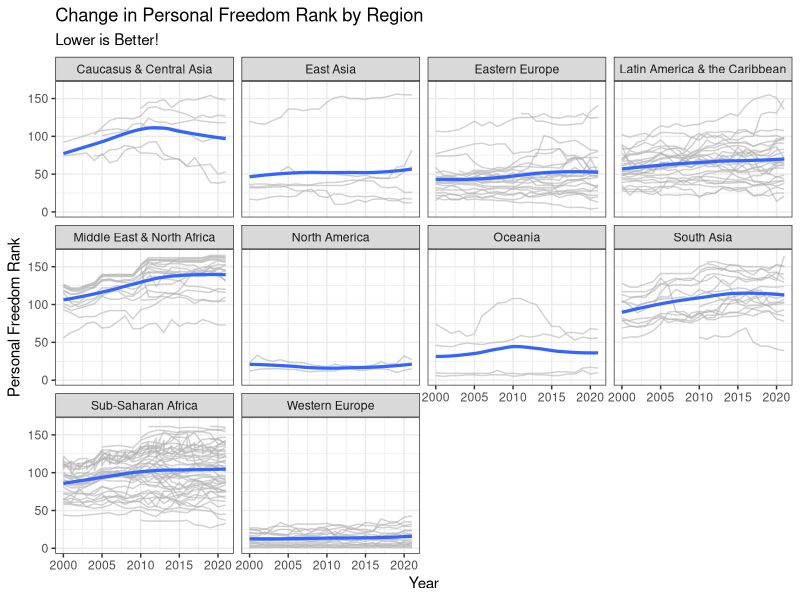
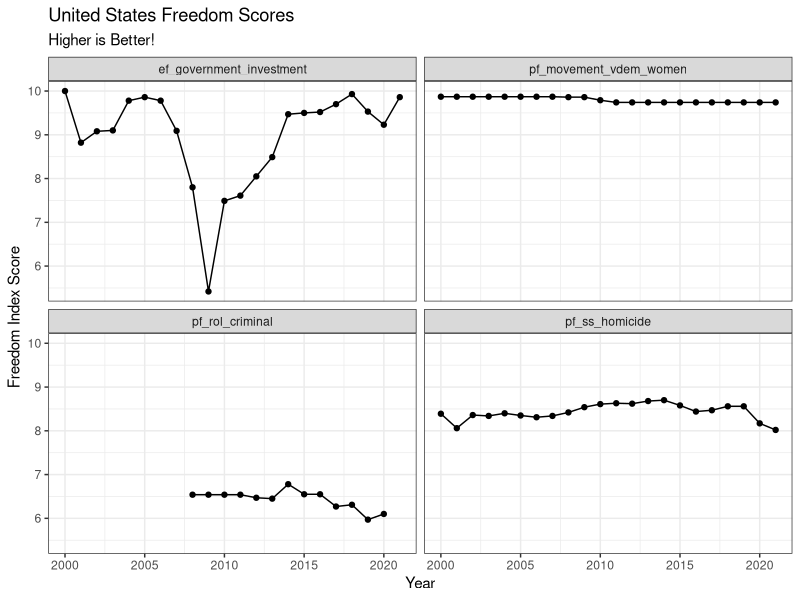
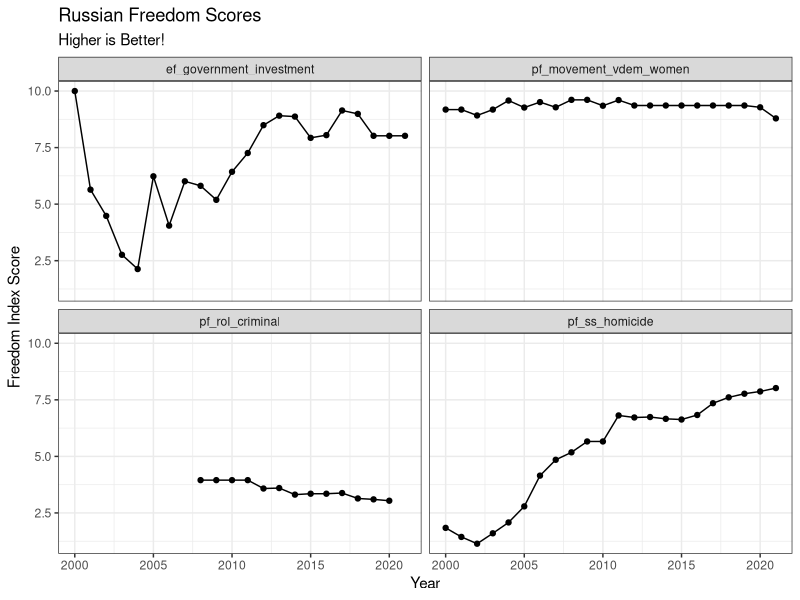
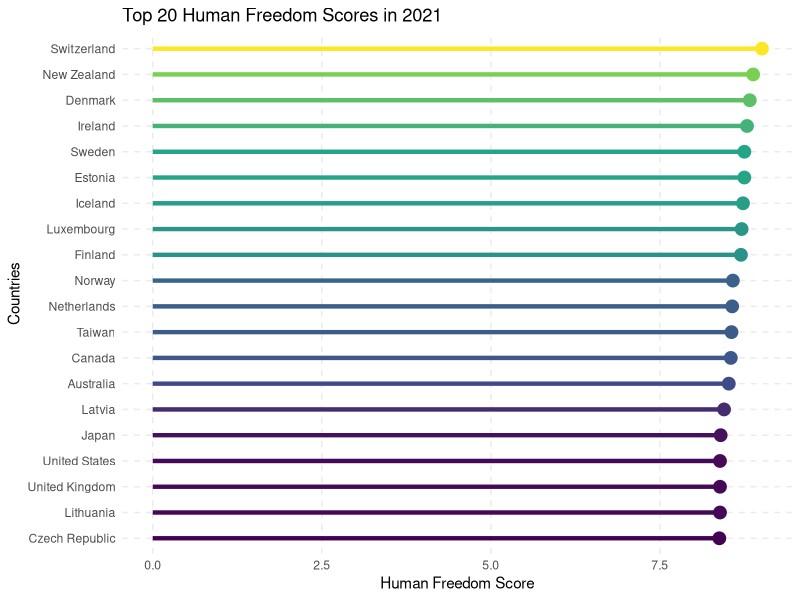
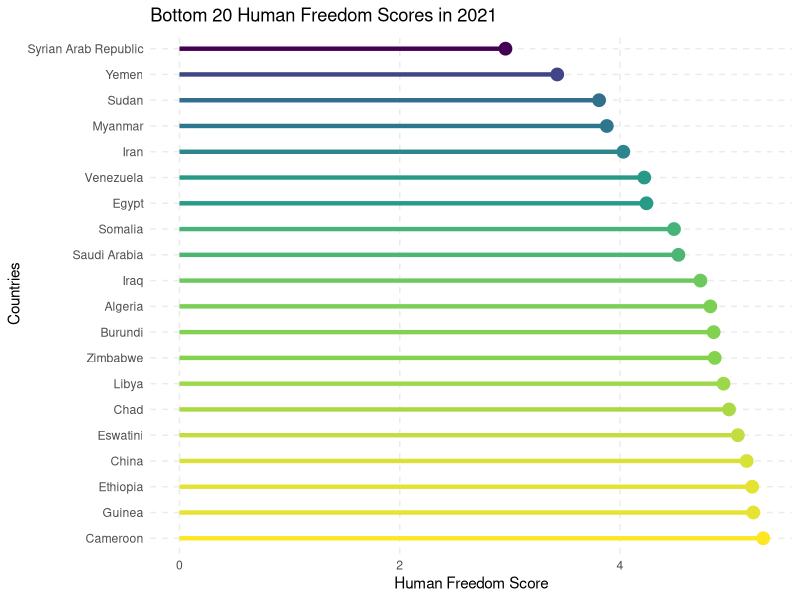

Generate these figures, in order, with R:
## ---- chunk 1
library(tidyverse)
library(stringr)
library(here)
library(ggrepel)
freedom <- read_csv(here("data/2023-Human-Freedom-Index-Data.csv")) |>
  mutate(countries = str_remove(countries, ",.*")) |> mutate(countries = str_replace(countries, "Russian Federation", "Russia"))
## ---- chunk 2
head(freedom[, c("year", "iso", "countries", "region", "hf_score", 
                 "hf_rank", "hf_quartile")])
## ---- chunk 3
freedom_plot <- freedom |> filter(!is.na(pf_rank))

ggplot(data = freedom_plot, aes(x = year, y = pf_rank)) +
  geom_line(aes(group = countries), color = "gray70", alpha = 0.6) +
  geom_smooth(size = 1.1, method = "loess", se = FALSE,alpha = 2) +  
  facet_wrap(~ region, ncol = 4) +
  labs(x = "Year", y = "Personal Freedom Rank", title = "Change in Personal Freedom Rank by Region", subtitle = "Lower is Better!") +
  scale_x_continuous(breaks = seq(min(freedom$year), max(freedom$year), by = 5)) + theme_bw()

## ---- chunk 4
freedom_us <- freedom |> filter(countries == "United States") |> pivot_longer(cols = c("pf_movement_vdem_women", "ef_government_investment","pf_rol_criminal","pf_ss_homicide"), names_to = "variables", values_to = "scores") |> relocate("scores", "variables") |> filter(!is.na(scores))

us_plot <- ggplot(data = freedom_us, aes(x = year, y = scores)) + geom_point() + geom_line() + facet_wrap(~variables,  ncol= 2) + theme_bw() + labs(title = "United States Freedom Scores", x = "Year", y = "Freedom Index Score", subtitle = "Higher is Better!")

## ---- chunk 5
freedom_ru <- freedom |> filter(countries == "Russia") |> pivot_longer(cols = c("pf_movement_vdem_women", "ef_government_investment","pf_rol_criminal","pf_ss_homicide"), names_to = "variables", values_to = "scores") |> relocate("scores", "variables") |> filter(!is.na(scores))

rus_plot <- ggplot(data = freedom_ru, aes(x = year, y = scores)) + geom_point() + geom_line() + facet_wrap(~variables,  ncol= 2) + theme_bw() + labs(title = "Russian Freedom Scores", x = "Year", y = "Freedom Index Score",subtitle = "Higher is Better!")
us_plot
rus_plot
## ---- chunk 6
freedom_top20 <- freedom |>
  group_by(countries) |>
  filter(year == 2021) |>
  reframe(hf_score) |>
  arrange(desc(hf_score)) |>
  mutate(countries = fct_reorder(.f = countries, .x = hf_score)) |>
  slice(1:20)

ggplot(data = freedom_top20, aes(x = countries, y = hf_score)) + 
  geom_segment(aes(x = countries, xend = countries, y = 0, yend = hf_score, color = hf_score), linewidth = 1.5) +
  geom_point(aes(color = hf_score), size = 4, alpha = 2) +
  coord_flip() +
  theme_minimal() + labs(title = "Top 20 Human Freedom Scores in 2021", x = "Countries", y = "Human Freedom Score") + 
  theme(panel.grid.major = element_line(linetype = "dashed"), panel.grid.minor = element_blank(), legend.position = "none") +
  scale_color_viridis_c(name = "scale")

## ---- chunk 7
freedom_last20 <- freedom |>
  group_by(countries) |>
  filter(year == 2021) |>
  reframe(hf_score) |>
  arrange((hf_score)) |>
  mutate(countries = fct_reorder(.f = countries, .x = hf_score, .desc = TRUE)) |>
  slice(1:20)

ggplot(data = freedom_last20, aes(x = countries, y = hf_score)) + 
  geom_segment(aes(x = countries, xend = countries, y = 0, yend = hf_score, color = hf_score), linewidth = 1.5) +
  geom_point(aes(color = hf_score), size = 4, alpha = 2) +
  coord_flip() +
  theme_minimal() + labs(title = "Bottom 20 Human Freedom Scores in 2021", x = "Countries", y = "Human Freedom Score") + 
  theme(panel.grid.major = element_line(linetype = "dashed"), panel.grid.minor = element_blank(), legend.position = "none") +
  scale_color_viridis_c(name = "scale")
